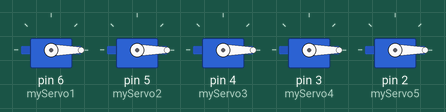
Simulated run of this sketch. Board: Arduino Uno, built with avr-gcc and run on an emulated ATmega328P. Shown: 5 × servo.

Above: at 0.05 s.
At 2.05 s:
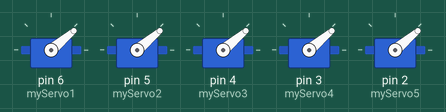
At 4.1 s:
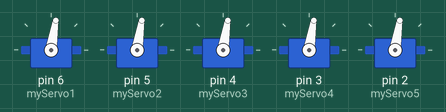
At 6.1 s:
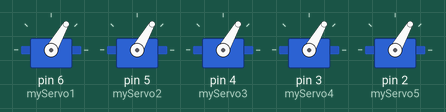
At 8.15 s:
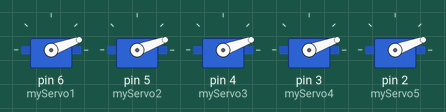
Timing chart, 0 to 11.9 s (numbered marks = the images above):
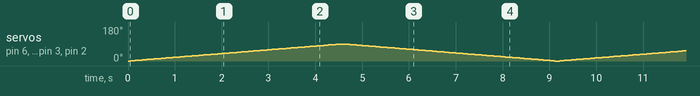

The sketch:

Arduino_robot_arm_5servo.ino
```cpp
#include<Servo.h>
Servo myServo1;
Servo myServo2;
Servo myServo3;
Servo myServo4;
Servo myServo5;
int pos = 0;

void setup()
{

  myServo1.attach(6);
  myServo2.attach(5);
  myServo3.attach(4);
  myServo4.attach(3);
  myServo5.attach(2);
}

void loop()
{
  for(pos=0;pos<=90;pos++){
    myServo1.write(pos);
    myServo2.write(pos);
    myServo3.write(pos);
    myServo4.write(pos);
    myServo5.write(pos);
    delay(50);
  }

  for(pos=90;pos>=0;pos--){
    myServo1.write(pos);
    myServo2.write(pos);
    myServo3.write(pos);
    myServo4.write(pos);
    myServo5.write(pos);
    delay(50);
  }
}
```
